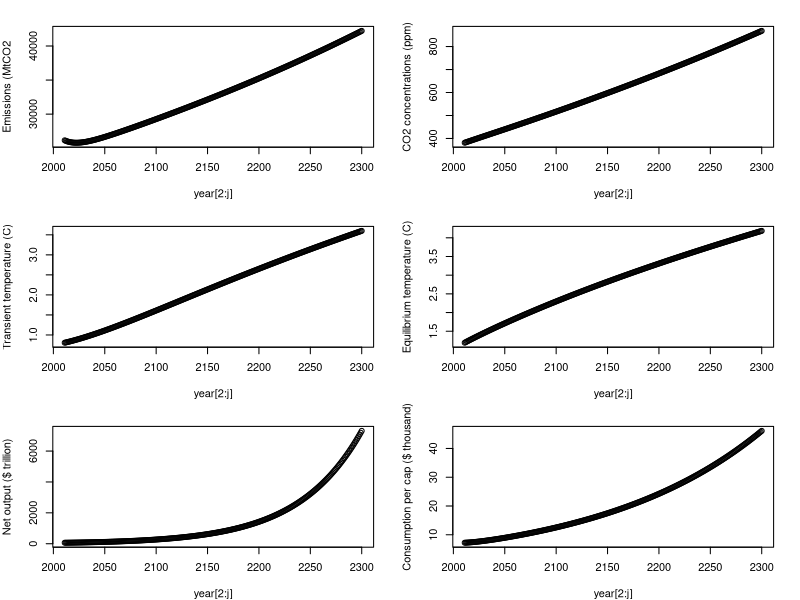
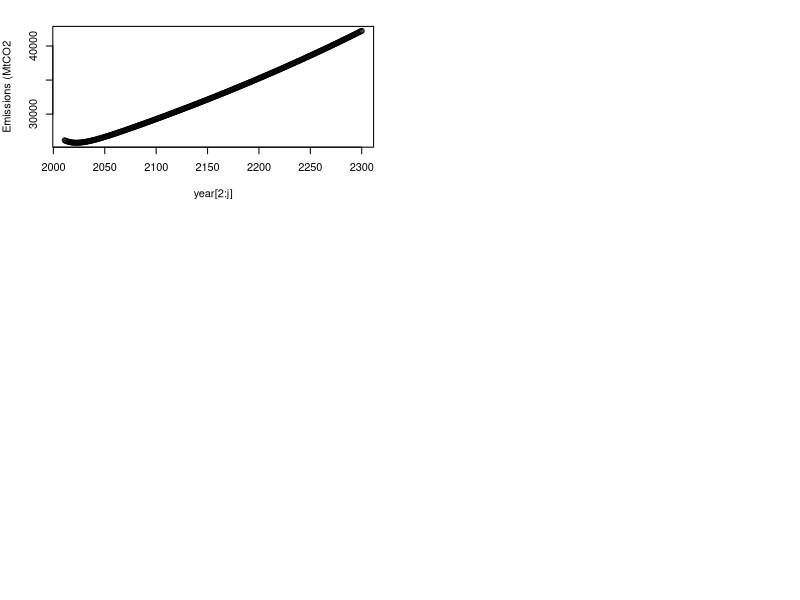
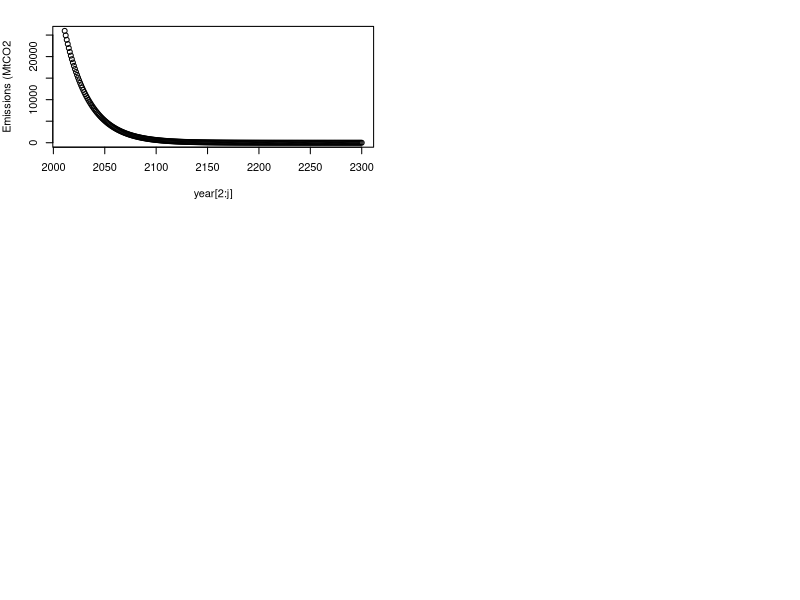
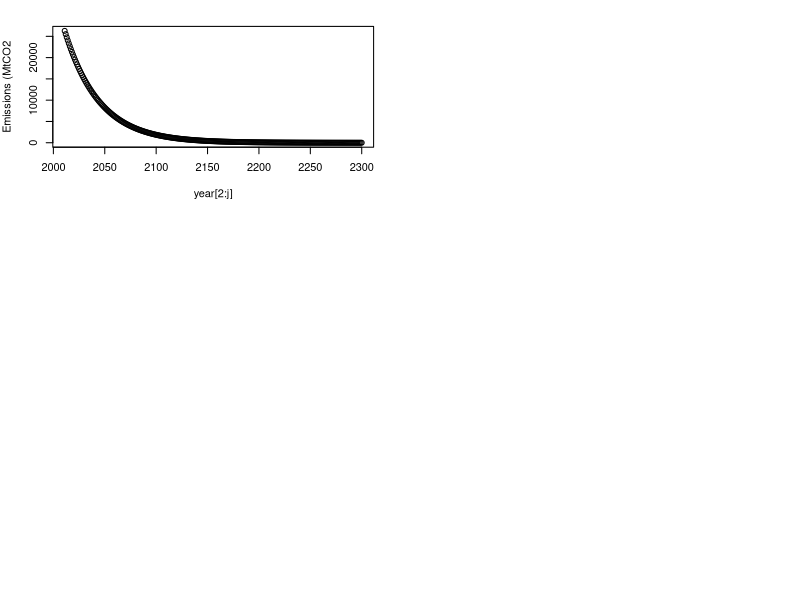
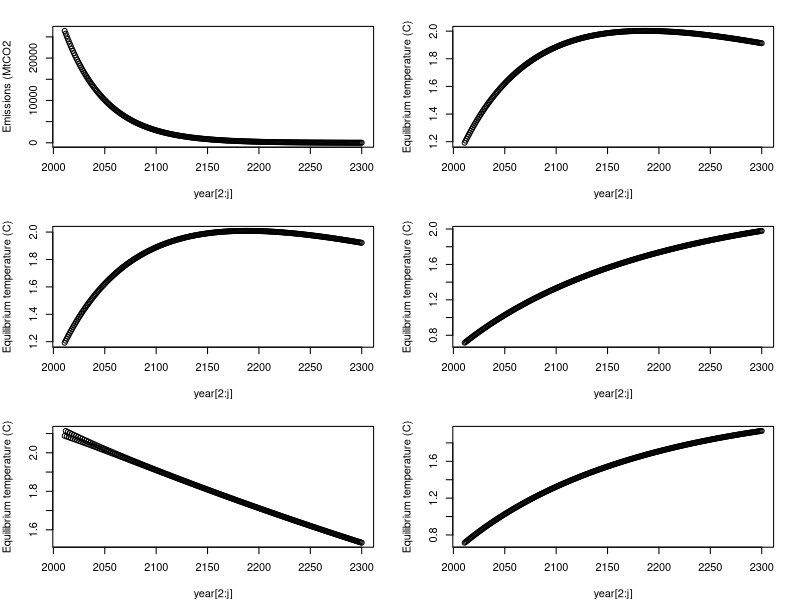
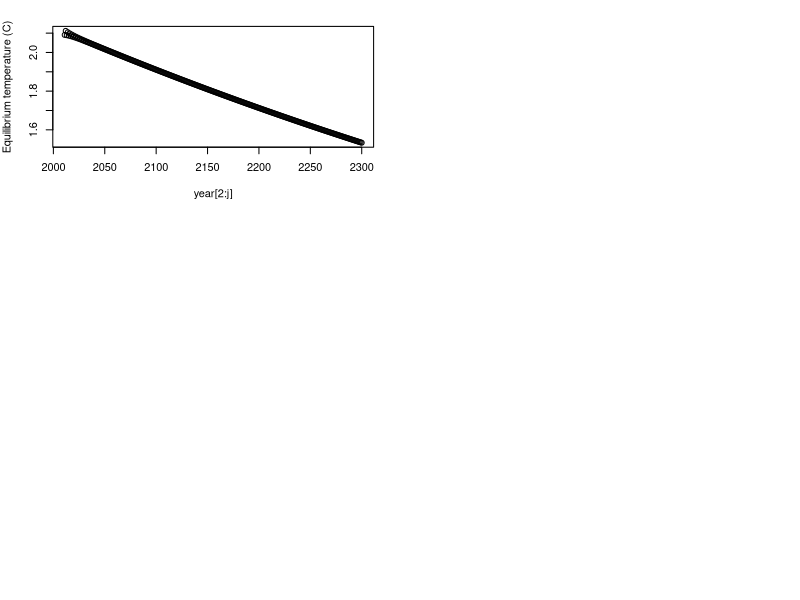

Reproduce these figures in R, in order.
## ---- chunk 1
knitr::opts_chunk$set(echo = TRUE)
## ---- chunk 2
 #set your own directory here 
    setwd('~/Documents/UCSB/W22/Econ & Policy of CC/PS1/ESM229_PS1')
    rm(list=ls()) # clears workspace
## ---- chunk 3
# Fixed Economic parameters (LEAVE THIS ALONE FOR NOW)
    p_saving<-c(.22) # output saved, default at 0.22
    p_capShare<-c(.3) # Cobb-Douglas capital share, default at 0.3
    p_capDep<-c(.1) # capital depreciation, default at 0.1
    p_TFP_g<-c(.005) # TFP growth rate, default at 0.005   
    p_damage<-c(.009) # default at 0.009

    # Variable Economic parameters (TRY DIFFERENT VALUES)
    p_emInt_g<-c(-.005) # default at -.005
    p_enInt_g<-c(-.01) # default at -.01
    p_pop_g<-c(0.01) # default at .01
    
    # Fixed climate parameters (LEAVE THIS ALONE)
    p_carDecay<-c(400) # carbon decay, default 400
    p_climDelay<-c(.015) # climate decay, default 0.015

    #Variable climate parameters (TRY DIFFERENT VALUES)
    p_climSens<-c(2.5) # climate sensitivity default 2.5
## ---- chunk 4
# years
    p_years<-c(291)

    # Economic
    ic_pop<-c(6900) # in millions
    ic_enInt<-c(5.98) # in EJ/$trill
    ic_emInt<-c(68.27) # in Mt CO2 /EJ            
    ic_K<-c(139.65) # $trill   
    ic_TFP<-c(.03)

    # Climate
    ic_preCO2<-c(275) # ppm
    ic_nowCO2<-c(380) # ppm
    ic_T<-c(0.8) # degree C above preindustrial

    # creating empty matrices for storing data
    year<-matrix(0,p_years,1)    
    pop<-matrix(0, p_years,1)
    enInt<-matrix(0, p_years,1)
    emInt<-matrix(0, p_years,1)    
    TFP<-matrix(0, p_years,1)
    Y_gross<-matrix(0, p_years,1)
    K<-matrix(0, p_years,1)
    gdppc<-matrix(0, p_years,1)
    CO2ppm<-matrix(0, p_years,1)
    em_MtCO2<-matrix(0,p_years,1)
    em_ppm<-matrix(0,p_years,1)
    Y_net<-matrix(0,p_years,1)
    C<-matrix(0,p_years,1)
    C_pc<-matrix(0,p_years,1)
    Teq<-matrix(0,p_years,1)
    climateDamage<-matrix(0,p_years,1)
## ---- chunk 5
 # initializing for first period    
    year[1]<-2010
    pop[1]<-ic_pop
    enInt[1]<-ic_enInt    
    emInt[1]<-ic_emInt
    TFP[1]<-ic_TFP

    for (j in 2:p_years) {
      year[j]<-year[j-1]+1
      pop[j]=pop[j-1]*(1+p_pop_g)
      enInt[j]=enInt[j-1]*(1+p_enInt_g)
      emInt[j]=emInt[j-1]*(1+p_emInt_g)
      TFP[j]=TFP[j-1]*(1+p_TFP_g)
    }
## ---- chunk 6
 # initializing for first period
    #Part 1: Economic model w/o climate damages
    K[1]<-ic_K
    Y_gross[1]<-TFP[1]*K[1]^p_capShare*pop[1]^(1-p_capShare)
      
    #Part 2: climate model
    #CO2 concentration
    CO2ppm[1]<-ic_nowCO2                      
    T[1]=ic_T

    #Part 3: Economic model with climate damages
    #climate damages
    climateShare<-(p_damage*T[1]^2)/(1+p_damage*T[1]^2) # damage function
    climateDamage[1]<-climateShare*Y_gross[1] #climate damages
    Y_net[1]<-Y_gross[1]-climateDamage[1] # net of damages output          
    C[1]<-Y_net[1]-p_saving*Y_net[1]
    C_pc[1]<-(C[1]/pop[1])*1000      


    # looping over rest of the years
    for (j in 2:p_years) {
      
      #Part 1: Economic model w/o climate damages     
      #Economic output 
      K[j]<-(1-p_capDep)*K[j-1]+p_saving*Y_net[j-1]  #capital accumulation
      Y_gross[j]<-TFP[j]*K[j]^p_capShare*pop[j]^(1-p_capShare) #Cobb-Douglas production function
      gdppc[j]=Y_gross[j]/pop[j]

      #emissions
      em_MtCO2[j]<-pop[j]*gdppc[j]*enInt[j]*emInt[j] #Kaya identity
      em_ppm[j]<-em_MtCO2[j]/7810 # convert to atmospheric CO2 concentrations
      
      #Part 2: climate model     
      #CO2 concentration
      CO2ppm[j]<-CO2ppm[j-1]+0.5*((em_ppm[j])- (CO2ppm[j-1]-(ic_preCO2))/(p_carDecay)) #CO2 concentration accumulation                             
    
      #Radiative forcing
      rad_CO2_Wpm2<-5.35*log(CO2ppm[j]/ic_preCO2)

      # Converting to temperature  
      Teq[j]<-rad_CO2_Wpm2*(p_climSens/(5.3*log(2))) #Equilibrium temperature
      T[j]=T[j-1]+p_climDelay*(Teq[j]-T[j-1]) #Transient temperature

      #Part 3: Economic model with climate damages
      climateShare<-(p_damage*T[j]^2)/(1+p_damage*T[j]^2) # damage function
      climateDamage[j]<-climateShare*Y_gross[j] # climate damages
      Y_net[j]<-Y_gross[j]-climateDamage[j] # output net of damages          
      C[j]<-Y_net[j]-p_saving*Y_net[j] # consumption 
      C_pc[j]<-(C[j]/pop[j])*1000 #per capita consumption     
    }
## ---- chunk 7
par(mfrow=c(3,2), mar=c(4,4,2,2))
plot(year[2:j], em_MtCO2[2:j], ylab="Emissions (MtCO2")
plot(year[2:j], CO2ppm[2:j], ylab="CO2 concentrations (ppm)")
plot(year[2:j], T[2:j], ylab="Transient temperature (C)")
plot(year[2:j], Teq[2:j], ylab="Equilibrium temperature (C)")
plot(year[2:j], Y_net[2:j], ylab="Net output ($ trillion)")
plot(year[2:j], C_pc[2:j], ylab="Consumption per cap ($ thousand)")
## ---- chunk 8
par(mfrow=c(3,2), mar=c(4,4,2,2))
plot(year[2:j], em_MtCO2[2:j], ylab="Emissions (MtCO2")
## ---- chunk 9
# Fixed Economic parameters (LEAVE THIS ALONE FOR NOW)
    p_saving<-c(.22) # output saved, default at 0.22
    p_capShare<-c(.3) # Cobb-Douglas capital share, default at 0.3
    p_capDep<-c(.1) # capital depreciation, default at 0.1
    p_TFP_g<-c(.005) # TFP growth rate, default at 0.005   
    p_damage<-c(.009) # default at 0.009

    # Variable Economic parameters (TRY DIFFERENT VALUES)
    p_emInt_g<-c(-.005) # default at -.005
    p_enInt_g<-c(-.01) # default at -.01
    p_pop_g<-c(0) # default at .01
    
    # Fixed climate parameters (LEAVE THIS ALONE)
    p_carDecay<-c(400) # carbon decay, default 400
    p_climDelay<-c(.015) # climate decay, default 0.015

    #Variable climate parameters (TRY DIFFERENT VALUES)
    p_climSens<-c(2.5) # climate sensitivity default 2.5
    
 # years
    p_years<-c(291)

    # Economic
    ic_pop<-c(6900) # in millions
    ic_enInt<-c(5.98) # in EJ/$trill
    ic_emInt<-c(68.27) # in Mt CO2 /EJ            
    ic_K<-c(139.65) # $trill   
    ic_TFP<-c(.03)

    # Climate
    ic_preCO2<-c(275) # ppm
    ic_nowCO2<-c(380) # ppm
    ic_T<-c(0.8) # degree C above preindustrial

    # creating empty matrices for storing data
    year<-matrix(0,p_years,1)    
    pop<-matrix(0, p_years,1)
    enInt<-matrix(0, p_years,1)
    emInt<-matrix(0, p_years,1)    
    TFP<-matrix(0, p_years,1)
    Y_gross<-matrix(0, p_years,1)
    K<-matrix(0, p_years,1)
    gdppc<-matrix(0, p_years,1)
    CO2ppm<-matrix(0, p_years,1)
    em_MtCO2<-matrix(0,p_years,1)
    em_ppm<-matrix(0,p_years,1)
    Y_net<-matrix(0,p_years,1)
    C<-matrix(0,p_years,1)
    C_pc<-matrix(0,p_years,1)
    Teq<-matrix(0,p_years,1)
    climateDamage<-matrix(0,p_years,1) 
    
# initializing for first period    
    year[1]<-2010
    pop[1]<-ic_pop
    enInt[1]<-ic_enInt    
    emInt[1]<-ic_emInt
    TFP[1]<-ic_TFP

    for (j in 2:p_years) {
      year[j]<-year[j-1]+1
      pop[j]=pop[j-1]*(1+p_pop_g)
      enInt[j]=enInt[j-1]*(1+p_enInt_g)
      emInt[j]=emInt[j-1]*(1+p_emInt_g)
      TFP[j]=TFP[j-1]*(1+p_TFP_g)
    }

     # initializing for first period
    #Part 1: Economic model w/o climate damages
    K[1]<-ic_K
    Y_gross[1]<-TFP[1]*K[1]^p_capShare*pop[1]^(1-p_capShare)
      
    #Part 2: climate model
    #CO2 concentration
    CO2ppm[1]<-ic_nowCO2                      
    T[1]=ic_T

    #Part 3: Economic model with climate damages
    #climate damages
    climateShare<-(p_damage*T[1]^2)/(1+p_damage*T[1]^2) # damage function
    climateDamage[1]<-climateShare*Y_gross[1] #climate damages
    Y_net[1]<-Y_gross[1]-climateDamage[1] # net of damages output          
    C[1]<-Y_net[1]-p_saving*Y_net[1]
    C_pc[1]<-(C[1]/pop[1])*1000      


    # looping over rest of the years
    for (j in 2:p_years) {
      
      #Part 1: Economic model w/o climate damages     
      #Economic output 
      K[j]<-(1-p_capDep)*K[j-1]+p_saving*Y_net[j-1]  #capital accumulation
      Y_gross[j]<-TFP[j]*K[j]^p_capShare*pop[j]^(1-p_capShare) #Cobb-Douglas production function
      gdppc[j]=Y_gross[j]/pop[j]

      #emissions
      em_MtCO2[j]<-pop[j]*gdppc[j]*enInt[j]*emInt[j] #Kaya identity
      em_ppm[j]<-em_MtCO2[j]/7810 # convert to atmospheric CO2 concentrations
      
    } 
#plot2
par(mfrow=c(3,2), mar=c(4,4,2,2))
plot(year[2:j], em_MtCO2[2:j], ylab="Emissions (MtCO2")  
  
## ---- chunk 10
# Fixed Economic parameters (LEAVE THIS ALONE FOR NOW)
    p_saving<-c(.22) # output saved, default at 0.22
    p_capShare<-c(.3) # Cobb-Douglas capital share, default at 0.3
    p_capDep<-c(.1) # capital depreciation, default at 0.1
    p_TFP_g<-c(.005) # TFP growth rate, default at 0.005   
    p_damage<-c(.009) # default at 0.009

    # Variable Economic parameters (TRY DIFFERENT VALUES)
    p_emInt_g<-c(0) # default at -.005
    p_enInt_g<-c(-.01) # default at -.01
    p_pop_g<-c(0.01) # default at .01
    
    # Fixed climate parameters (LEAVE THIS ALONE)
    p_carDecay<-c(400) # carbon decay, default 400
    p_climDelay<-c(.015) # climate decay, default 0.015

    #Variable climate parameters (TRY DIFFERENT VALUES)
    p_climSens<-c(2.5) # climate sensitivity default 2.5
    
 # years
    p_years<-c(291)

    # Economic
    ic_pop<-c(6900) # in millions
    ic_enInt<-c(5.98) # in EJ/$trill
    ic_emInt<-c(68.27) # in Mt CO2 /EJ            
    ic_K<-c(139.65) # $trill   
    ic_TFP<-c(.03)

    # Climate
    ic_preCO2<-c(275) # ppm
    ic_nowCO2<-c(380) # ppm
    ic_T<-c(0.8) # degree C above preindustrial

    # creating empty matrices for storing data
    year<-matrix(0,p_years,1)    
    pop<-matrix(0, p_years,1)
    enInt<-matrix(0, p_years,1)
    emInt<-matrix(0, p_years,1)    
    TFP<-matrix(0, p_years,1)
    Y_gross<-matrix(0, p_years,1)
    K<-matrix(0, p_years,1)
    gdppc<-matrix(0, p_years,1)
    CO2ppm<-matrix(0, p_years,1)
    em_MtCO2<-matrix(0,p_years,1)
    em_ppm<-matrix(0,p_years,1)
    Y_net<-matrix(0,p_years,1)
    C<-matrix(0,p_years,1)
    C_pc<-matrix(0,p_years,1)
    Teq<-matrix(0,p_years,1)
    climateDamage<-matrix(0,p_years,1) 
    
# initializing for first period    
    year[1]<-2010
    pop[1]<-ic_pop
    enInt[1]<-ic_enInt    
    emInt[1]<-ic_emInt
    TFP[1]<-ic_TFP

    for (j in 2:p_years) {
      year[j]<-year[j-1]+1
      pop[j]=pop[j-1]*(1+p_pop_g)
      enInt[j]=enInt[j-1]*(1+p_enInt_g)
      emInt[j]=emInt[j-1]*(1+p_emInt_g)
      TFP[j]=TFP[j-1]*(1+p_TFP_g)
    }

     # initializing for first period
    #Part 1: Economic model w/o climate damages
    K[1]<-ic_K
    Y_gross[1]<-TFP[1]*K[1]^p_capShare*pop[1]^(1-p_capShare)
      
    #Part 2: climate model
    #CO2 concentration
    CO2ppm[1]<-ic_nowCO2                      
    T[1]=ic_T

    #Part 3: Economic model with climate damages
    #climate damages
    climateShare<-(p_damage*T[1]^2)/(1+p_damage*T[1]^2) # damage function
    climateDamage[1]<-climateShare*Y_gross[1] #climate damages
    Y_net[1]<-Y_gross[1]-climateDamage[1] # net of damages output          
    C[1]<-Y_net[1]-p_saving*Y_net[1]
    C_pc[1]<-(C[1]/pop[1])*1000      


    # looping over rest of the years
    for (j in 2:p_years) {
      
      #Part 1: Economic model w/o climate damages     
      #Economic output 
      K[j]<-(1-p_capDep)*K[j-1]+p_saving*Y_net[j-1]  #capital accumulation
      Y_gross[j]<-TFP[j]*K[j]^p_capShare*pop[j]^(1-p_capShare) #Cobb-Douglas production function
      gdppc[j]=Y_gross[j]/pop[j]

      #emissions
      em_MtCO2[j]<-pop[j]*gdppc[j]*enInt[j]*emInt[j] #Kaya identity
      em_ppm[j]<-em_MtCO2[j]/7810 # convert to atmospheric CO2 concentrations
      
    } 
#plot3
par(mfrow=c(3,2), mar=c(4,4,2,2))
plot(year[2:j], em_MtCO2[2:j], ylab="Emissions (MtCO2")  
## ---- chunk 11
# Fixed Economic parameters (LEAVE THIS ALONE FOR NOW)
    p_saving<-c(.22) # output saved, default at 0.22
    p_capShare<-c(.3) # Cobb-Douglas capital share, default at 0.3
    p_capDep<-c(.1) # capital depreciation, default at 0.1
    p_TFP_g<-c(.005) # TFP growth rate, default at 0.005   
    p_damage<-c(.009) # default at 0.009

    # Variable Economic parameters (TRY DIFFERENT VALUES)
    p_emInt_g<-c(-.005) # default at -.005
    p_enInt_g<-c(0) # default at -.01
    p_pop_g<-c(0.01) # default at .01
    
    # Fixed climate parameters (LEAVE THIS ALONE)
    p_carDecay<-c(400) # carbon decay, default 400
    p_climDelay<-c(.015) # climate decay, default 0.015

    #Variable climate parameters (TRY DIFFERENT VALUES)
    p_climSens<-c(2.5) # climate sensitivity default 2.5
    
 # years
    p_years<-c(291)

    # Economic
    ic_pop<-c(6900) # in millions
    ic_enInt<-c(5.98) # in EJ/$trill
    ic_emInt<-c(68.27) # in Mt CO2 /EJ            
    ic_K<-c(139.65) # $trill   
    ic_TFP<-c(.03)

    # Climate
    ic_preCO2<-c(275) # ppm
    ic_nowCO2<-c(380) # ppm
    ic_T<-c(0.8) # degree C above preindustrial

    # creating empty matrices for storing data
    year<-matrix(0,p_years,1)    
    pop<-matrix(0, p_years,1)
    enInt<-matrix(0, p_years,1)
    emInt<-matrix(0, p_years,1)    
    TFP<-matrix(0, p_years,1)
    Y_gross<-matrix(0, p_years,1)
    K<-matrix(0, p_years,1)
    gdppc<-matrix(0, p_years,1)
    CO2ppm<-matrix(0, p_years,1)
    em_MtCO2<-matrix(0,p_years,1)
    em_ppm<-matrix(0,p_years,1)
    Y_net<-matrix(0,p_years,1)
    C<-matrix(0,p_years,1)
    C_pc<-matrix(0,p_years,1)
    Teq<-matrix(0,p_years,1)
    climateDamage<-matrix(0,p_years,1) 
    
# initializing for first period    
    year[1]<-2010
    pop[1]<-ic_pop
    enInt[1]<-ic_enInt    
    emInt[1]<-ic_emInt
    TFP[1]<-ic_TFP

    for (j in 2:p_years) {
      year[j]<-year[j-1]+1
      pop[j]=pop[j-1]*(1+p_pop_g)
      enInt[j]=enInt[j-1]*(1+p_enInt_g)
      emInt[j]=emInt[j-1]*(1+p_emInt_g)
      TFP[j]=TFP[j-1]*(1+p_TFP_g)
    }

     # initializing for first period
    #Part 1: Economic model w/o climate damages
    K[1]<-ic_K
    Y_gross[1]<-TFP[1]*K[1]^p_capShare*pop[1]^(1-p_capShare)
      
    #Part 2: climate model
    #CO2 concentration
    CO2ppm[1]<-ic_nowCO2                      
    T[1]=ic_T

    #Part 3: Economic model with climate damages
    #climate damages
    climateShare<-(p_damage*T[1]^2)/(1+p_damage*T[1]^2) # damage function
    climateDamage[1]<-climateShare*Y_gross[1] #climate damages
    Y_net[1]<-Y_gross[1]-climateDamage[1] # net of damages output          
    C[1]<-Y_net[1]-p_saving*Y_net[1]
    C_pc[1]<-(C[1]/pop[1])*1000      


    # looping over rest of the years
    for (j in 2:p_years) {
      
      #Part 1: Economic model w/o climate damages     
      #Economic output 
      K[j]<-(1-p_capDep)*K[j-1]+p_saving*Y_net[j-1]  #capital accumulation
      Y_gross[j]<-TFP[j]*K[j]^p_capShare*pop[j]^(1-p_capShare) #Cobb-Douglas production function
      gdppc[j]=Y_gross[j]/pop[j]

      #emissions
      em_MtCO2[j]<-pop[j]*gdppc[j]*enInt[j]*emInt[j] #Kaya identity
      em_ppm[j]<-em_MtCO2[j]/7810 # convert to atmospheric CO2 concentrations
      
    } 
#plot4
par(mfrow=c(3,2), mar=c(4,4,2,2))
plot(year[2:j], em_MtCO2[2:j], ylab="Emissions (MtCO2")
## ---- chunk 12
# Fixed Economic parameters (LEAVE THIS ALONE FOR NOW)
    p_saving<-c(.22) # output saved, default at 0.22
    p_capShare<-c(.3) # Cobb-Douglas capital share, default at 0.3
    p_capDep<-c(.1) # capital depreciation, default at 0.1
    p_TFP_g<-c(.005) # TFP growth rate, default at 0.005   
    p_damage<-c(.009) # default at 0.009

    # Variable Economic parameters (TRY DIFFERENT VALUES)
    p_emInt_g<-c(.019) # default at -.005
    p_enInt_g<-c(-.01) # default at -.01
    p_pop_g<-c(0.01) # default at .01
    
    # Fixed climate parameters (LEAVE THIS ALONE)
    p_carDecay<-c(400) # carbon decay, default 400
    p_climDelay<-c(.015) # climate decay, default 0.015

    #Variable climate parameters (TRY DIFFERENT VALUES)
    p_climSens<-c(2.5) # climate sensitivity default 2.5
    
# years
    p_years<-c(291)

    # Economic
    ic_pop<-c(6900) # in millions
    ic_enInt<-c(5.98) # in EJ/$trill
    ic_emInt<-c(68.27) # in Mt CO2 /EJ            
    ic_K<-c(139.65) # $trill   
    ic_TFP<-c(.03)

    # Climate
    ic_preCO2<-c(275) # ppm
    ic_nowCO2<-c(380) # ppm
    ic_T<-c(0.8) # degree C above preindustrial

    # creating empty matrices for storing data
    year<-matrix(0,p_years,1)    
    pop<-matrix(0, p_years,1)
    enInt<-matrix(0, p_years,1)
    emInt<-matrix(0, p_years,1)    
    TFP<-matrix(0, p_years,1)
    Y_gross<-matrix(0, p_years,1)
    K<-matrix(0, p_years,1)
    gdppc<-matrix(0, p_years,1)
    CO2ppm<-matrix(0, p_years,1)
    em_MtCO2<-matrix(0,p_years,1)
    em_ppm<-matrix(0,p_years,1)
    Y_net<-matrix(0,p_years,1)
    C<-matrix(0,p_years,1)
    C_pc<-matrix(0,p_years,1)
    Teq<-matrix(0,p_years,1)
    climateDamage<-matrix(0,p_years,1)
    

     # initializing for first period    
    year[1]<-2010
    pop[1]<-ic_pop
    enInt[1]<-ic_enInt    
    emInt[1]<-ic_emInt
    TFP[1]<-ic_TFP

    for (j in 2:p_years) {
      year[j]<-year[j-1]+1
      pop[j]=pop[j-1]*(1+p_pop_g)
      enInt[j]=enInt[j-1]*(1+p_enInt_g)
      emInt[j]=emInt[j-1]*(1+p_emInt_g)
      TFP[j]=TFP[j-1]*(1+p_TFP_g)
    }
    
     # initializing for first period
    #Part 1: Economic model w/o climate damages
    K[1]<-ic_K
    Y_gross[1]<-TFP[1]*K[1]^p_capShare*pop[1]^(1-p_capShare)
      
    #Part 2: climate model
    #CO2 concentration
    CO2ppm[1]<-ic_nowCO2                      
    T[1]=ic_T

    #Part 3: Economic model with climate damages
    #climate damages
    climateShare<-(p_damage*T[1]^2)/(1+p_damage*T[1]^2) # damage function
    climateDamage[1]<-climateShare*Y_gross[1] #climate damages
    Y_net[1]<-Y_gross[1]-climateDamage[1] # net of damages output          
    C[1]<-Y_net[1]-p_saving*Y_net[1]
    C_pc[1]<-(C[1]/pop[1])*1000      


    # looping over rest of the years
    for (j in 2:p_years) {
      
      #Part 1: Economic model w/o climate damages     
      #Economic output 
      K[j]<-(1-p_capDep)*K[j-1]+p_saving*Y_net[j-1]  #capital accumulation
      Y_gross[j]<-TFP[j]*K[j]^p_capShare*pop[j]^(1-p_capShare) #Cobb-Douglas production function
      gdppc[j]=Y_gross[j]/pop[j]

      #emissions
      em_MtCO2[j]<-pop[j]*gdppc[j]*enInt[j]*emInt[j] #Kaya identity
      em_ppm[j]<-em_MtCO2[j]/7810 # convert to atmospheric CO2 concentrations
      
      #Part 2: climate model     
      #CO2 concentration
      CO2ppm[j]<-CO2ppm[j-1]+0.5*((em_ppm[j])- (CO2ppm[j-1]-(ic_preCO2))/(p_carDecay)) #CO2 concentration accumulation                             
    
      #Radiative forcing
      rad_CO2_Wpm2<-5.35*log(CO2ppm[j]/ic_preCO2)

      # Converting to temperature  
      Teq[j]<-rad_CO2_Wpm2*(p_climSens/(5.3*log(2))) #Equilibrium temperature
      T[j]=T[j-1]+p_climDelay*(Teq[j]-T[j-1]) #Transient temperature
    } 
## ---- chunk 13
plot(year[2:j], Teq[2:j], ylab="Equilibrium temperature (C)")
## ---- chunk 14
# Fixed Economic parameters (LEAVE THIS ALONE FOR NOW)
    p_saving<-c(.22) # output saved, default at 0.22
    p_capShare<-c(.3) # Cobb-Douglas capital share, default at 0.3
    p_capDep<-c(.1) # capital depreciation, default at 0.1
    p_TFP_g<-c(.005) # TFP growth rate, default at 0.005   
    p_damage<-c(.009) # default at 0.009

    # Variable Economic parameters (TRY DIFFERENT VALUES)
    p_emInt_g<-c(-.005) # default at -.005
    p_enInt_g<-c(.014) # default at -.01
    p_pop_g<-c(0.01) # default at .01
    
    # Fixed climate parameters (LEAVE THIS ALONE)
    p_carDecay<-c(400) # carbon decay, default 400
    p_climDelay<-c(.015) # climate decay, default 0.015

    #Variable climate parameters (TRY DIFFERENT VALUES)
    p_climSens<-c(2.5) # climate sensitivity default 2.5
    
# years
    p_years<-c(291)

    # Economic
    ic_pop<-c(6900) # in millions
    ic_enInt<-c(5.98) # in EJ/$trill
    ic_emInt<-c(68.27) # in Mt CO2 /EJ            
    ic_K<-c(139.65) # $trill   
    ic_TFP<-c(.03)

    # Climate
    ic_preCO2<-c(275) # ppm
    ic_nowCO2<-c(380) # ppm
    ic_T<-c(0.8) # degree C above preindustrial

    # creating empty matrices for storing data
    year<-matrix(0,p_years,1)    
    pop<-matrix(0, p_years,1)
    enInt<-matrix(0, p_years,1)
    emInt<-matrix(0, p_years,1)    
    TFP<-matrix(0, p_years,1)
    Y_gross<-matrix(0, p_years,1)
    K<-matrix(0, p_years,1)
    gdppc<-matrix(0, p_years,1)
    CO2ppm<-matrix(0, p_years,1)
    em_MtCO2<-matrix(0,p_years,1)
    em_ppm<-matrix(0,p_years,1)
    Y_net<-matrix(0,p_years,1)
    C<-matrix(0,p_years,1)
    C_pc<-matrix(0,p_years,1)
    Teq<-matrix(0,p_years,1)
    climateDamage<-matrix(0,p_years,1)
    

     # initializing for first period    
    year[1]<-2010
    pop[1]<-ic_pop
    enInt[1]<-ic_enInt    
    emInt[1]<-ic_emInt
    TFP[1]<-ic_TFP

    for (j in 2:p_years) {
      year[j]<-year[j-1]+1
      pop[j]=pop[j-1]*(1+p_pop_g)
      enInt[j]=enInt[j-1]*(1+p_enInt_g)
      emInt[j]=emInt[j-1]*(1+p_emInt_g)
      TFP[j]=TFP[j-1]*(1+p_TFP_g)
    }
    
     # initializing for first period
    #Part 1: Economic model w/o climate damages
    K[1]<-ic_K
    Y_gross[1]<-TFP[1]*K[1]^p_capShare*pop[1]^(1-p_capShare)
      
    #Part 2: climate model
    #CO2 concentration
    CO2ppm[1]<-ic_nowCO2                      
    T[1]=ic_T

    #Part 3: Economic model with climate damages
    #climate damages
    climateShare<-(p_damage*T[1]^2)/(1+p_damage*T[1]^2) # damage function
    climateDamage[1]<-climateShare*Y_gross[1] #climate damages
    Y_net[1]<-Y_gross[1]-climateDamage[1] # net of damages output          
    C[1]<-Y_net[1]-p_saving*Y_net[1]
    C_pc[1]<-(C[1]/pop[1])*1000      


    # looping over rest of the years
    for (j in 2:p_years) {
      
      #Part 1: Economic model w/o climate damages     
      #Economic output 
      K[j]<-(1-p_capDep)*K[j-1]+p_saving*Y_net[j-1]  #capital accumulation
      Y_gross[j]<-TFP[j]*K[j]^p_capShare*pop[j]^(1-p_capShare) #Cobb-Douglas production function
      gdppc[j]=Y_gross[j]/pop[j]

      #emissions
      em_MtCO2[j]<-pop[j]*gdppc[j]*enInt[j]*emInt[j] #Kaya identity
      em_ppm[j]<-em_MtCO2[j]/7810 # convert to atmospheric CO2 concentrations
      
      #Part 2: climate model     
      #CO2 concentration
      CO2ppm[j]<-CO2ppm[j-1]+0.5*((em_ppm[j])- (CO2ppm[j-1]-(ic_preCO2))/(p_carDecay)) #CO2 concentration accumulation                             
    
      #Radiative forcing
      rad_CO2_Wpm2<-5.35*log(CO2ppm[j]/ic_preCO2)

      # Converting to temperature  
      Teq[j]<-rad_CO2_Wpm2*(p_climSens/(5.3*log(2))) #Equilibrium temperature
      T[j]=T[j-1]+p_climDelay*(Teq[j]-T[j-1]) #Transient temperature
    }
## ---- chunk 15
plot(year[2:j], Teq[2:j], ylab="Equilibrium temperature (C)")
## ---- chunk 16
# Fixed Economic parameters (LEAVE THIS ALONE FOR NOW)
    p_saving<-c(.22) # output saved, default at 0.22
    p_capShare<-c(.3) # Cobb-Douglas capital share, default at 0.3
    p_capDep<-c(.1) # capital depreciation, default at 0.1
    p_TFP_g<-c(.005) # TFP growth rate, default at 0.005   
    p_damage<-c(.009) # default at 0.009

    # Variable Economic parameters (TRY DIFFERENT VALUES)
    p_emInt_g<-c(.0285) # default at -.005
    p_enInt_g<-c(-.01) # default at -.01
    p_pop_g<-c(0.01) # default at .01
    
    # Fixed climate parameters (LEAVE THIS ALONE)
    p_carDecay<-c(400) # carbon decay, default 400
    p_climDelay<-c(.015) # climate decay, default 0.015

    #Variable climate parameters (TRY DIFFERENT VALUES)
    p_climSens<-c(1.5) # climate sensitivity default 2.5 LOWER
    
# years
    p_years<-c(291)

    # Economic
    ic_pop<-c(6900) # in millions
    ic_enInt<-c(5.98) # in EJ/$trill
    ic_emInt<-c(68.27) # in Mt CO2 /EJ            
    ic_K<-c(139.65) # $trill   
    ic_TFP<-c(.03)

    # Climate
    ic_preCO2<-c(275) # ppm
    ic_nowCO2<-c(380) # ppm
    ic_T<-c(0.8) # degree C above preindustrial

    # creating empty matrices for storing data
    year<-matrix(0,p_years,1)    
    pop<-matrix(0, p_years,1)
    enInt<-matrix(0, p_years,1)
    emInt<-matrix(0, p_years,1)    
    TFP<-matrix(0, p_years,1)
    Y_gross<-matrix(0, p_years,1)
    K<-matrix(0, p_years,1)
    gdppc<-matrix(0, p_years,1)
    CO2ppm<-matrix(0, p_years,1)
    em_MtCO2<-matrix(0,p_years,1)
    em_ppm<-matrix(0,p_years,1)
    Y_net<-matrix(0,p_years,1)
    C<-matrix(0,p_years,1)
    C_pc<-matrix(0,p_years,1)
    Teq<-matrix(0,p_years,1)
    climateDamage<-matrix(0,p_years,1)
    

     # initializing for first period    
    year[1]<-2010
    pop[1]<-ic_pop
    enInt[1]<-ic_enInt    
    emInt[1]<-ic_emInt
    TFP[1]<-ic_TFP

    for (j in 2:p_years) {
      year[j]<-year[j-1]+1
      pop[j]=pop[j-1]*(1+p_pop_g)
      enInt[j]=enInt[j-1]*(1+p_enInt_g)
      emInt[j]=emInt[j-1]*(1+p_emInt_g)
      TFP[j]=TFP[j-1]*(1+p_TFP_g)
    }
    
     # initializing for first period
    #Part 1: Economic model w/o climate damages
    K[1]<-ic_K
    Y_gross[1]<-TFP[1]*K[1]^p_capShare*pop[1]^(1-p_capShare)
      
    #Part 2: climate model
    #CO2 concentration
    CO2ppm[1]<-ic_nowCO2                      
    T[1]=ic_T

    #Part 3: Economic model with climate damages
    #climate damages
    climateShare<-(p_damage*T[1]^2)/(1+p_damage*T[1]^2) # damage function
    climateDamage[1]<-climateShare*Y_gross[1] #climate damages
    Y_net[1]<-Y_gross[1]-climateDamage[1] # net of damages output          
    C[1]<-Y_net[1]-p_saving*Y_net[1]
    C_pc[1]<-(C[1]/pop[1])*1000      


    # looping over rest of the years
    for (j in 2:p_years) {
      
      #Part 1: Economic model w/o climate damages     
      #Economic output 
      K[j]<-(1-p_capDep)*K[j-1]+p_saving*Y_net[j-1]  #capital accumulation
      Y_gross[j]<-TFP[j]*K[j]^p_capShare*pop[j]^(1-p_capShare) #Cobb-Douglas production function
      gdppc[j]=Y_gross[j]/pop[j]

      #emissions
      em_MtCO2[j]<-pop[j]*gdppc[j]*enInt[j]*emInt[j] #Kaya identity
      em_ppm[j]<-em_MtCO2[j]/7810 # convert to atmospheric CO2 concentrations
      
      #Part 2: climate model     
      #CO2 concentration
      CO2ppm[j]<-CO2ppm[j-1]+0.5*((em_ppm[j])- (CO2ppm[j-1]-(ic_preCO2))/(p_carDecay)) #CO2 concentration accumulation                             
    
      #Radiative forcing
      rad_CO2_Wpm2<-5.35*log(CO2ppm[j]/ic_preCO2)

      # Converting to temperature  
      Teq[j]<-rad_CO2_Wpm2*(p_climSens/(5.3*log(2))) #Equilibrium temperature
      T[j]=T[j-1]+p_climDelay*(Teq[j]-T[j-1]) #Transient temperature
    }  
## ---- chunk 17
plot(year[2:j], Teq[2:j], ylab="Equilibrium temperature (C)")
## ---- chunk 18
# Fixed Economic parameters (LEAVE THIS ALONE FOR NOW)
    p_saving<-c(.22) # output saved, default at 0.22
    p_capShare<-c(.3) # Cobb-Douglas capital share, default at 0.3
    p_capDep<-c(.1) # capital depreciation, default at 0.1
    p_TFP_g<-c(.005) # TFP growth rate, default at 0.005   
    p_damage<-c(.009) # default at 0.009

    # Variable Economic parameters (TRY DIFFERENT VALUES)
    p_emInt_g<-c(-2.0) # default at -.005
    p_enInt_g<-c(-.01) # default at -.01
    p_pop_g<-c(0.01) # default at .01
    
    # Fixed climate parameters (LEAVE THIS ALONE)
    p_carDecay<-c(400) # carbon decay, default 400
    p_climDelay<-c(.015) # climate decay, default 0.015

    #Variable climate parameters (TRY DIFFERENT VALUES)
    p_climSens<-c(4.5) # climate sensitivity default 2.5 UPPER
    
# years
    p_years<-c(291)

    # Economic
    ic_pop<-c(6900) # in millions
    ic_enInt<-c(5.98) # in EJ/$trill
    ic_emInt<-c(68.27) # in Mt CO2 /EJ            
    ic_K<-c(139.65) # $trill   
    ic_TFP<-c(.03)

    # Climate
    ic_preCO2<-c(275) # ppm
    ic_nowCO2<-c(380) # ppm
    ic_T<-c(0.8) # degree C above preindustrial

    # creating empty matrices for storing data
    year<-matrix(0,p_years,1)    
    pop<-matrix(0, p_years,1)
    enInt<-matrix(0, p_years,1)
    emInt<-matrix(0, p_years,1)    
    TFP<-matrix(0, p_years,1)
    Y_gross<-matrix(0, p_years,1)
    K<-matrix(0, p_years,1)
    gdppc<-matrix(0, p_years,1)
    CO2ppm<-matrix(0, p_years,1)
    em_MtCO2<-matrix(0,p_years,1)
    em_ppm<-matrix(0,p_years,1)
    Y_net<-matrix(0,p_years,1)
    C<-matrix(0,p_years,1)
    C_pc<-matrix(0,p_years,1)
    Teq<-matrix(0,p_years,1)
    climateDamage<-matrix(0,p_years,1)
    

     # initializing for first period    
    year[1]<-2010
    pop[1]<-ic_pop
    enInt[1]<-ic_enInt    
    emInt[1]<-ic_emInt
    TFP[1]<-ic_TFP

    for (j in 2:p_years) {
      year[j]<-year[j-1]+1
      pop[j]=pop[j-1]*(1+p_pop_g)
      enInt[j]=enInt[j-1]*(1+p_enInt_g)
      emInt[j]=emInt[j-1]*(1+p_emInt_g)
      TFP[j]=TFP[j-1]*(1+p_TFP_g)
    }
    
     # initializing for first period
    #Part 1: Economic model w/o climate damages
    K[1]<-ic_K
    Y_gross[1]<-TFP[1]*K[1]^p_capShare*pop[1]^(1-p_capShare)
      
    #Part 2: climate model
    #CO2 concentration
    CO2ppm[1]<-ic_nowCO2                      
    T[1]=ic_T

    #Part 3: Economic model with climate damages
    #climate damages
    climateShare<-(p_damage*T[1]^2)/(1+p_damage*T[1]^2) # damage function
    climateDamage[1]<-climateShare*Y_gross[1] #climate damages
    Y_net[1]<-Y_gross[1]-climateDamage[1] # net of damages output          
    C[1]<-Y_net[1]-p_saving*Y_net[1]
    C_pc[1]<-(C[1]/pop[1])*1000      


    # looping over rest of the years
    for (j in 2:p_years) {
      
      #Part 1: Economic model w/o climate damages     
      #Economic output 
      K[j]<-(1-p_capDep)*K[j-1]+p_saving*Y_net[j-1]  #capital accumulation
      Y_gross[j]<-TFP[j]*K[j]^p_capShare*pop[j]^(1-p_capShare) #Cobb-Douglas production function
      gdppc[j]=Y_gross[j]/pop[j]

      #emissions
      em_MtCO2[j]<-pop[j]*gdppc[j]*enInt[j]*emInt[j] #Kaya identity
      em_ppm[j]<-em_MtCO2[j]/7810 # convert to atmospheric CO2 concentrations
      
      #Part 2: climate model     
      #CO2 concentration
      CO2ppm[j]<-CO2ppm[j-1]+0.5*((em_ppm[j])- (CO2ppm[j-1]-(ic_preCO2))/(p_carDecay)) #CO2 concentration accumulation                             
    
      #Radiative forcing
      rad_CO2_Wpm2<-5.35*log(CO2ppm[j]/ic_preCO2)

      # Converting to temperature  
      Teq[j]<-rad_CO2_Wpm2*(p_climSens/(5.3*log(2))) #Equilibrium temperature
      T[j]=T[j-1]+p_climDelay*(Teq[j]-T[j-1]) #Transient temperature
    }  
## ---- chunk 19
plot(year[2:j], Teq[2:j], ylab="Equilibrium temperature (C)") 
## ---- chunk 20
# Fixed Economic parameters (LEAVE THIS ALONE FOR NOW)
    p_saving<-c(.22) # output saved, default at 0.22
    p_capShare<-c(.3) # Cobb-Douglas capital share, default at 0.3
    p_capDep<-c(.1) # capital depreciation, default at 0.1
    p_TFP_g<-c(.005) # TFP growth rate, default at 0.005   
    p_damage<-c(.009) # default at 0.009

    # Variable Economic parameters (TRY DIFFERENT VALUES)
    p_emInt_g<-c(-.005) # default at -.005
    p_enInt_g<-c(.023) # default at -.01
    p_pop_g<-c(0.01) # default at .01
    
    # Fixed climate parameters (LEAVE THIS ALONE)
    p_carDecay<-c(400) # carbon decay, default 400
    p_climDelay<-c(.015) # climate decay, default 0.015

    #Variable climate parameters (TRY DIFFERENT VALUES)
    p_climSens<-c(1.5) # climate sensitivity default 2.5 LOWER
    
# years
    p_years<-c(291)

    # Economic
    ic_pop<-c(6900) # in millions
    ic_enInt<-c(5.98) # in EJ/$trill
    ic_emInt<-c(68.27) # in Mt CO2 /EJ            
    ic_K<-c(139.65) # $trill   
    ic_TFP<-c(.03)

    # Climate
    ic_preCO2<-c(275) # ppm
    ic_nowCO2<-c(380) # ppm
    ic_T<-c(0.8) # degree C above preindustrial

    # creating empty matrices for storing data
    year<-matrix(0,p_years,1)    
    pop<-matrix(0, p_years,1)
    enInt<-matrix(0, p_years,1)
    emInt<-matrix(0, p_years,1)    
    TFP<-matrix(0, p_years,1)
    Y_gross<-matrix(0, p_years,1)
    K<-matrix(0, p_years,1)
    gdppc<-matrix(0, p_years,1)
    CO2ppm<-matrix(0, p_years,1)
    em_MtCO2<-matrix(0,p_years,1)
    em_ppm<-matrix(0,p_years,1)
    Y_net<-matrix(0,p_years,1)
    C<-matrix(0,p_years,1)
    C_pc<-matrix(0,p_years,1)
    Teq<-matrix(0,p_years,1)
    climateDamage<-matrix(0,p_years,1)
    

     # initializing for first period    
    year[1]<-2010
    pop[1]<-ic_pop
    enInt[1]<-ic_enInt    
    emInt[1]<-ic_emInt
    TFP[1]<-ic_TFP

    for (j in 2:p_years) {
      year[j]<-year[j-1]+1
      pop[j]=pop[j-1]*(1+p_pop_g)
      enInt[j]=enInt[j-1]*(1+p_enInt_g)
      emInt[j]=emInt[j-1]*(1+p_emInt_g)
      TFP[j]=TFP[j-1]*(1+p_TFP_g)
    }
    
     # initializing for first period
    #Part 1: Economic model w/o climate damages
    K[1]<-ic_K
    Y_gross[1]<-TFP[1]*K[1]^p_capShare*pop[1]^(1-p_capShare)
      
    #Part 2: climate model
    #CO2 concentration
    CO2ppm[1]<-ic_nowCO2                      
    T[1]=ic_T

    #Part 3: Economic model with climate damages
    #climate damages
    climateShare<-(p_damage*T[1]^2)/(1+p_damage*T[1]^2) # damage function
    climateDamage[1]<-climateShare*Y_gross[1] #climate damages
    Y_net[1]<-Y_gross[1]-climateDamage[1] # net of damages output          
    C[1]<-Y_net[1]-p_saving*Y_net[1]
    C_pc[1]<-(C[1]/pop[1])*1000      


    # looping over rest of the years
    for (j in 2:p_years) {
      
      #Part 1: Economic model w/o climate damages     
      #Economic output 
      K[j]<-(1-p_capDep)*K[j-1]+p_saving*Y_net[j-1]  #capital accumulation
      Y_gross[j]<-TFP[j]*K[j]^p_capShare*pop[j]^(1-p_capShare) #Cobb-Douglas production function
      gdppc[j]=Y_gross[j]/pop[j]

      #emissions
      em_MtCO2[j]<-pop[j]*gdppc[j]*enInt[j]*emInt[j] #Kaya identity
      em_ppm[j]<-em_MtCO2[j]/7810 # convert to atmospheric CO2 concentrations
      
      #Part 2: climate model     
      #CO2 concentration
      CO2ppm[j]<-CO2ppm[j-1]+0.5*((em_ppm[j])- (CO2ppm[j-1]-(ic_preCO2))/(p_carDecay)) #CO2 concentration accumulation                             
    
      #Radiative forcing
      rad_CO2_Wpm2<-5.35*log(CO2ppm[j]/ic_preCO2)

      # Converting to temperature  
      Teq[j]<-rad_CO2_Wpm2*(p_climSens/(5.3*log(2))) #Equilibrium temperature
      T[j]=T[j-1]+p_climDelay*(Teq[j]-T[j-1]) #Transient temperature
    }  
## ---- chunk 21
plot(year[2:j], Teq[2:j], ylab="Equilibrium temperature (C)")
## ---- chunk 22
# Fixed Economic parameters (LEAVE THIS ALONE FOR NOW)
    p_saving<-c(.22) # output saved, default at 0.22
    p_capShare<-c(.3) # Cobb-Douglas capital share, default at 0.3
    p_capDep<-c(.1) # capital depreciation, default at 0.1
    p_TFP_g<-c(.005) # TFP growth rate, default at 0.005   
    p_damage<-c(.009) # default at 0.009

    # Variable Economic parameters (TRY DIFFERENT VALUES)
    p_emInt_g<-c(-.005) # default at -.005
    p_enInt_g<-c(-1.9) # default at -.01
    p_pop_g<-c(0.01) # default at .01
    
    # Fixed climate parameters (LEAVE THIS ALONE)
    p_carDecay<-c(400) # carbon decay, default 400
    p_climDelay<-c(.015) # climate decay, default 0.015

    #Variable climate parameters (TRY DIFFERENT VALUES)
    p_climSens<-c(4.5) # climate sensitivity default 2.5 UPPER
    
# years
    p_years<-c(291)

    # Economic
    ic_pop<-c(6900) # in millions
    ic_enInt<-c(5.98) # in EJ/$trill
    ic_emInt<-c(68.27) # in Mt CO2 /EJ            
    ic_K<-c(139.65) # $trill   
    ic_TFP<-c(.03)

    # Climate
    ic_preCO2<-c(275) # ppm
    ic_nowCO2<-c(380) # ppm
    ic_T<-c(0.8) # degree C above preindustrial

    # creating empty matrices for storing data
    year<-matrix(0,p_years,1)    
    pop<-matrix(0, p_years,1)
    enInt<-matrix(0, p_years,1)
    emInt<-matrix(0, p_years,1)    
    TFP<-matrix(0, p_years,1)
    Y_gross<-matrix(0, p_years,1)
    K<-matrix(0, p_years,1)
    gdppc<-matrix(0, p_years,1)
    CO2ppm<-matrix(0, p_years,1)
    em_MtCO2<-matrix(0,p_years,1)
    em_ppm<-matrix(0,p_years,1)
    Y_net<-matrix(0,p_years,1)
    C<-matrix(0,p_years,1)
    C_pc<-matrix(0,p_years,1)
    Teq<-matrix(0,p_years,1)
    climateDamage<-matrix(0,p_years,1)
    

     # initializing for first period    
    year[1]<-2010
    pop[1]<-ic_pop
    enInt[1]<-ic_enInt    
    emInt[1]<-ic_emInt
    TFP[1]<-ic_TFP

    for (j in 2:p_years) {
      year[j]<-year[j-1]+1
      pop[j]=pop[j-1]*(1+p_pop_g)
      enInt[j]=enInt[j-1]*(1+p_enInt_g)
      emInt[j]=emInt[j-1]*(1+p_emInt_g)
      TFP[j]=TFP[j-1]*(1+p_TFP_g)
    }
    
     # initializing for first period
    #Part 1: Economic model w/o climate damages
    K[1]<-ic_K
    Y_gross[1]<-TFP[1]*K[1]^p_capShare*pop[1]^(1-p_capShare)
      
    #Part 2: climate model
    #CO2 concentration
    CO2ppm[1]<-ic_nowCO2                      
    T[1]=ic_T

    #Part 3: Economic model with climate damages
    #climate damages
    climateShare<-(p_damage*T[1]^2)/(1+p_damage*T[1]^2) # damage function
    climateDamage[1]<-climateShare*Y_gross[1] #climate damages
    Y_net[1]<-Y_gross[1]-climateDamage[1] # net of damages output          
    C[1]<-Y_net[1]-p_saving*Y_net[1]
    C_pc[1]<-(C[1]/pop[1])*1000      


    # looping over rest of the years
    for (j in 2:p_years) {
      
      #Part 1: Economic model w/o climate damages     
      #Economic output 
      K[j]<-(1-p_capDep)*K[j-1]+p_saving*Y_net[j-1]  #capital accumulation
      Y_gross[j]<-TFP[j]*K[j]^p_capShare*pop[j]^(1-p_capShare) #Cobb-Douglas production function
      gdppc[j]=Y_gross[j]/pop[j]

      #emissions
      em_MtCO2[j]<-pop[j]*gdppc[j]*enInt[j]*emInt[j] #Kaya identity
      em_ppm[j]<-em_MtCO2[j]/7810 # convert to atmospheric CO2 concentrations
      
      #Part 2: climate model     
      #CO2 concentration
      CO2ppm[j]<-CO2ppm[j-1]+0.5*((em_ppm[j])- (CO2ppm[j-1]-(ic_preCO2))/(p_carDecay)) #CO2 concentration accumulation                             
    
      #Radiative forcing
      rad_CO2_Wpm2<-5.35*log(CO2ppm[j]/ic_preCO2)

      # Converting to temperature  
      Teq[j]<-rad_CO2_Wpm2*(p_climSens/(5.3*log(2))) #Equilibrium temperature
      T[j]=T[j-1]+p_climDelay*(Teq[j]-T[j-1]) #Transient temperature
    } 
## ---- chunk 23
plot(year[2:j], Teq[2:j], ylab="Equilibrium temperature (C)")
